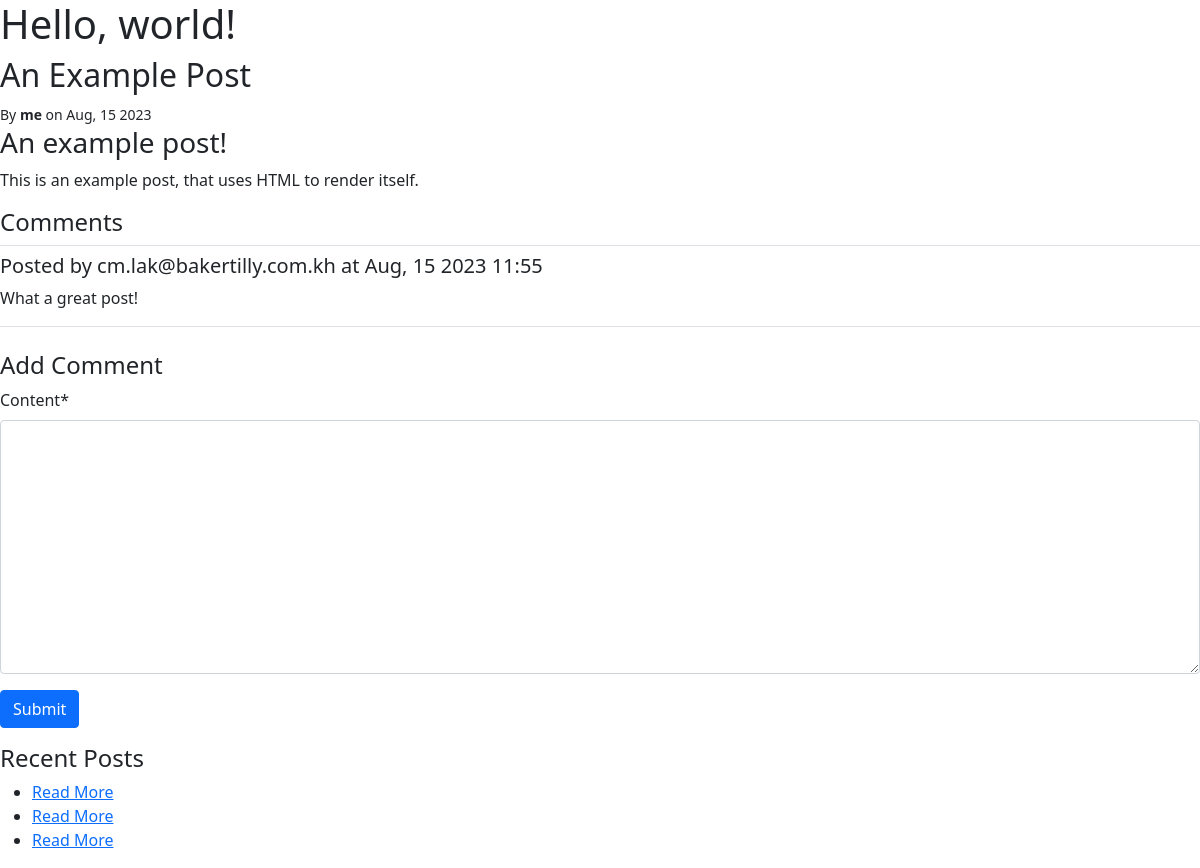
The app's page /post/an-example-post/ (signed in) with its own data.
### blog/models.py (models this page shows, shortened)
class Post(models.Model):
    author = models.ForeignKey(settings.AUTH_USER_MODEL,on_delete=models.PROTECT)
    created_at = models.DateTimeField(auto_now_add=True)
    modified_at = models.DateTimeField(auto_now=True)
    published_at = models.DateTimeField(blank=True, null=True)
    title = models.TextField(max_length=100)
    slug = models.SlugField()
    summary = models.TextField(max_length=500)
    content = models.TextField()
    tags = models.ManyToManyField(Tag, related_name="posts")
    comments = GenericRelation(Comment)

class Comment(models.Model):
	creator = models.ForeignKey(settings.AUTH_USER_MODEL,on_delete=models.CASCADE)
	content = models.TextField()
	content_type = models.ForeignKey(ContentType,on_delete=models.CASCADE)
	object_id = models.PositiveIntegerField()
	content_object = GenericForeignKey("content_type","object_id")
	created_at = models.DateTimeField(auto_now_add=True)
	modified_at = models.DateTimeField(auto_now=True)

### blog/views.py (the view)
# urls.py: path("post/<slug>/", blog.views.post_detail, name="blog-post-detail") ,
def post_detail(request, slug):
    post = get_object_or_404(Post, slug=slug)
    if request.user.is_active:
        if request.method == "POST":
            comment_form = CommentForm(request.POST)
            if comment_form.is_valid():
                comment = comment_form.save(commit=False)
                comment.content_object = post
                comment.creator = request.user
                comment.save()
                return redirect(request.path_info)
        else:
            comment_form = CommentForm()
    else:
        comment_form = None
    return render(request, "blog/post-detail.html", {"post": post,"comment_form": comment_form})

### blog/forms.py
class CommentForm(forms.ModelForm):
    class Meta:
        model = Comment
        fields = ["content"]
    def __init__(self, *args, **kwargs):
        super(CommentForm, self).__init__(*args, **kwargs)
        self.helper = FormHelper()
        self.helper.add_input(Submit('submit', 'Submit'))

### blog/templatetags/blog_extras.py (called while the page is built, shortened)
@register.filter
def author_details(author, current_user=None):
    if not isinstance(author, user_model):
        return ""
    if author == current_user:
        return format_html("<strong>me</strong>")

@register.simple_tag
def row(extra_classes=''):
    return format_html('<div class="row {}">', extra_classes)

@register.simple_tag
def endrow():
    return format_html("</div>")

@register.simple_tag
def col(extra_classes=''):
    return format_html('<div class="col {}">',extra_classes)

@register.simple_tag
def endcol():
    return format_html('</div>')

@register.inclusion_tag("blog/post-list.html")
def recent_posts(post):
    posts = Post.objects.exclude(pk=post.pk)[:5]
    return {"title": "Recent Posts", "posts": posts}

### templates/blog/post-detail.html
{% extends "base.html" %}
{% load blog_extras %}
{% block content %}
<h2>{{ post.title }}</h2>
{% row %}
    <div class="col">
        {% include "blog/post-byline.html" %}
    </div>
{% endrow %}
{% row %}
    <div class="col">
        {{ post.content|safe }}
    </div>
{% endrow %}
{% include "blog/post-comments.html" %}
{% row %}
    {% col %}
        {% recent_posts post %}
    {% endcol %}
{% endrow %}
{% endblock %}

### templates/blog/post-byline.html
{% load blog_extras %}
<small>
    By {{ post.author|author_details:request.user }} on {{post.published_at|date:"M, d Y" }}
</small>

### templates/blog/post-comments.html
{% load blog_extras %}
{% load blog_extras crispy_forms_tags %}
<h4>Comments</h4>
{% for comment in post.comments.all %}
{% row "border-top pt-2" %}
    {% col %}
        <h5>Posted by {{ comment.creator }} at {{comment.created_at|date:"M, d Y h:i" }}</h5>
    {% endcol %}
{% endrow %}
{% row "border-bottom" %}
    {% col %}
        <p>{{ comment.content }}</p>
    {% endcol %}
{% endrow %}
{% empty %}
{% row "border-top border-bottom" %}
    {% col %}
        <p>No comments.</p>
    {% endcol %}
{% endrow %}
{% endfor %}
{% if request.user.is_active %}
{% row "mt-4" %}
    {% col %}
        <h4>Add Comment</h4>
        {% crispy comment_form %}
    {% endcol %}
{% endrow %}
{% endif %}

### templates/blog/post-list.html
<h4>{{ title }}</h4>
<ul>
{% for post in posts %}
    <li><a href="{% url "blog-post-detail" post.slug %}">Read More</a></li>
{% endfor %}
</ul>

### records on screen
Post: title "An Example Post", author|author_details "me", published_at "Aug, 15 2023", content "An example post! This is an example post, that uses HTML to render itself."
Comment: creator "cm.lak@bakertilly.com.kh", created_at "Aug, 15 2023 11:55", content "What a great post!"

### other values on screen
{{ title }} "Recent Posts"
